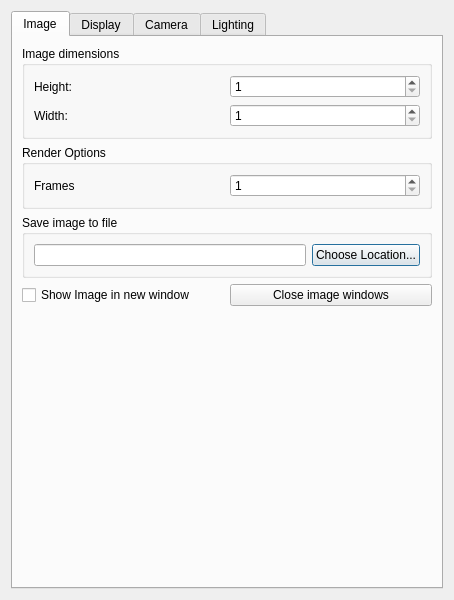
<?xml version="1.0" encoding="UTF-8"?>
<ui version="4.0">
 <class>ViewOsprayScene</class>
 <widget class="QDialog" name="ViewOsprayScene">
  <property name="geometry">
   <rect>
    <x>0</x>
    <y>0</y>
    <width>454</width>
    <height>600</height>
   </rect>
  </property>
  <property name="sizePolicy">
   <sizepolicy hsizetype="Preferred" vsizetype="Preferred">
    <horstretch>0</horstretch>
    <verstretch>0</verstretch>
   </sizepolicy>
  </property>
  <property name="minimumSize">
   <size>
    <width>454</width>
    <height>600</height>
   </size>
  </property>
  <property name="windowTitle">
   <string>ViewOsprayScene</string>
  </property>
  <layout class="QGridLayout" name="gridLayout_7">
   <item row="0" column="0">
    <widget class="QTabWidget" name="tabWidget">
     <property name="currentIndex">
      <number>0</number>
     </property>
     <widget class="QWidget" name="tab">
      <attribute name="title">
       <string>Image</string>
      </attribute>
      <layout class="QGridLayout" name="gridLayout_12">
       <item row="2" column="0">
        <widget class="QGroupBox" name="imageSaveGroupBox_">
         <property name="title">
          <string>Save image to file</string>
         </property>
         <property name="checkable">
          <bool>false</bool>
         </property>
         <layout class="QHBoxLayout" name="horizontalLayout">
          <item>
           <widget class="QLineEdit" name="fileNameLineEdit_">
            <property name="minimumSize">
             <size>
              <width>0</width>
              <height>22</height>
             </size>
            </property>
            <property name="dragEnabled">
             <bool>false</bool>
            </property>
            <property name="readOnly">
             <bool>false</bool>
            </property>
           </widget>
          </item>
          <item>
           <widget class="QPushButton" name="saveFileButton_">
            <property name="text">
             <string>Choose Location...</string>
            </property>
            <property name="checkable">
             <bool>false</bool>
            </property>
           </widget>
          </item>
         </layout>
        </widget>
       </item>
       <item row="1" column="0">
        <widget class="QGroupBox" name="groupBox_7">
         <property name="title">
          <string>Render Options</string>
         </property>
         <layout class="QGridLayout" name="gridLayout_8">
          <item row="0" column="0">
           <widget class="QLabel" name="label_18">
            <property name="text">
             <string>Frames</string>
            </property>
           </widget>
          </item>
          <item row="0" column="1">
           <widget class="QSpinBox" name="framesSpinBox_">
            <property name="minimum">
             <number>1</number>
            </property>
            <property name="maximum">
             <number>9999</number>
            </property>
           </widget>
          </item>
         </layout>
        </widget>
       </item>
       <item row="0" column="0">
        <widget class="QGroupBox" name="groupBox_6">
         <property name="title">
          <string>Image dimensions</string>
         </property>
         <layout class="QGridLayout" name="gridLayout_6">
          <item row="0" column="0">
           <widget class="QLabel" name="label">
            <property name="text">
             <string>Height:</string>
            </property>
           </widget>
          </item>
          <item row="0" column="1">
           <widget class="QSpinBox" name="imageHeightSpinBox_">
            <property name="minimum">
             <number>1</number>
            </property>
            <property name="maximum">
             <number>9999</number>
            </property>
           </widget>
          </item>
          <item row="1" column="0">
           <widget class="QLabel" name="label_2">
            <property name="text">
             <string>Width:</string>
            </property>
           </widget>
          </item>
          <item row="1" column="1">
           <widget class="QSpinBox" name="imageWidthSpinBox_">
            <property name="minimum">
             <number>1</number>
            </property>
            <property name="maximum">
             <number>9999</number>
            </property>
           </widget>
          </item>
         </layout>
        </widget>
       </item>
       <item row="8" column="0">
        <spacer name="verticalSpacer">
         <property name="orientation">
          <enum>Qt::Vertical</enum>
         </property>
         <property name="sizeHint" stdset="0">
          <size>
           <width>20</width>
           <height>40</height>
          </size>
         </property>
        </spacer>
       </item>
       <item row="3" column="0">
        <layout class="QGridLayout" name="gridLayout_13">
         <item row="0" column="0">
          <widget class="QCheckBox" name="showImageCheckBox_">
           <property name="text">
            <string>Show Image in new window</string>
           </property>
          </widget>
         </item>
         <item row="0" column="1">
          <widget class="QPushButton" name="closeImageWindowsPushButton_">
           <property name="text">
            <string>Close image windows</string>
           </property>
          </widget>
         </item>
        </layout>
       </item>
      </layout>
     </widget>
     <widget class="QWidget" name="tab_2">
      <attribute name="title">
       <string>Display</string>
      </attribute>
      <layout class="QVBoxLayout" name="verticalLayout_2">
       <item>
        <widget class="QGroupBox" name="groupBox_4">
         <property name="title">
          <string>Default Color</string>
         </property>
         <layout class="QGridLayout" name="gridLayout_4">
          <item row="0" column="0">
           <widget class="QLabel" name="label_12">
            <property name="text">
             <string>R</string>
            </property>
           </widget>
          </item>
          <item row="0" column="1">
           <widget class="QDoubleSpinBox" name="defaultColorRDoubleSpinBox_">
            <property name="maximum">
             <double>1.000000000000000</double>
            </property>
            <property name="singleStep">
             <double>0.010000000000000</double>
            </property>
           </widget>
          </item>
          <item row="1" column="0">
           <widget class="QLabel" name="label_13">
            <property name="text">
             <string>G</string>
            </property>
           </widget>
          </item>
          <item row="1" column="1">
           <widget class="QDoubleSpinBox" name="defaultColorGDoubleSpinBox_">
            <property name="maximum">
             <double>1.000000000000000</double>
            </property>
            <property name="singleStep">
             <double>0.010000000000000</double>
            </property>
           </widget>
          </item>
          <item row="2" column="0">
           <widget class="QLabel" name="label_14">
            <property name="text">
             <string>B</string>
            </property>
           </widget>
          </item>
          <item row="2" column="1">
           <widget class="QDoubleSpinBox" name="defaultColorBDoubleSpinBox_">
            <property name="maximum">
             <double>1.000000000000000</double>
            </property>
            <property name="singleStep">
             <double>0.010000000000000</double>
            </property>
           </widget>
          </item>
          <item row="3" column="1">
           <widget class="QDoubleSpinBox" name="defaultColorADoubleSpinBox_">
            <property name="maximum">
             <double>1.000000000000000</double>
            </property>
            <property name="singleStep">
             <double>0.100000000000000</double>
            </property>
            <property name="value">
             <double>1.000000000000000</double>
            </property>
           </widget>
          </item>
          <item row="3" column="0">
           <widget class="QLabel" name="label_23">
            <property name="text">
             <string>A</string>
            </property>
           </widget>
          </item>
         </layout>
        </widget>
       </item>
       <item>
        <widget class="QGroupBox" name="groupBox_5">
         <property name="title">
          <string>Background Color</string>
         </property>
         <layout class="QGridLayout" name="gridLayout_5">
          <item row="0" column="1">
           <widget class="QDoubleSpinBox" name="backgroundColorRDoubleSpinBox_">
            <property name="maximum">
             <double>1.000000000000000</double>
            </property>
            <property name="singleStep">
             <double>0.010000000000000</double>
            </property>
           </widget>
          </item>
          <item row="2" column="0">
           <widget class="QLabel" name="label_17">
            <property name="text">
             <string>B</string>
            </property>
           </widget>
          </item>
          <item row="1" column="1">
           <widget class="QDoubleSpinBox" name="backgroundColorGDoubleSpinBox_">
            <property name="maximum">
             <double>1.000000000000000</double>
            </property>
            <property name="singleStep">
             <double>0.010000000000000</double>
            </property>
           </widget>
          </item>
          <item row="2" column="1">
           <widget class="QDoubleSpinBox" name="backgroundColorBDoubleSpinBox_">
            <property name="minimum">
             <double>0.000000000000000</double>
            </property>
            <property name="maximum">
             <double>1.000000000000000</double>
            </property>
            <property name="singleStep">
             <double>0.010000000000000</double>
            </property>
            <property name="value">
             <double>0.000000000000000</double>
            </property>
           </widget>
          </item>
          <item row="1" column="0">
           <widget class="QLabel" name="label_16">
            <property name="text">
             <string>G</string>
            </property>
           </widget>
          </item>
          <item row="0" column="0">
           <widget class="QLabel" name="label_15">
            <property name="text">
             <string>R</string>
            </property>
           </widget>
          </item>
         </layout>
        </widget>
       </item>
       <item>
        <widget class="QGroupBox" name="groupBox_2">
         <property name="title">
          <string>Streamlines</string>
         </property>
         <layout class="QGridLayout" name="gridLayout_14">
          <item row="0" column="0">
           <widget class="QLabel" name="label_24">
            <property name="text">
             <string>Radius</string>
            </property>
           </widget>
          </item>
          <item row="0" column="1">
           <widget class="QDoubleSpinBox" name="streamlineRadiusDoubleSpinBox_">
            <property name="decimals">
             <number>4</number>
            </property>
            <property name="singleStep">
             <double>0.010000000000000</double>
            </property>
           </widget>
          </item>
         </layout>
        </widget>
       </item>
       <item>
        <spacer name="verticalSpacer_2">
         <property name="orientation">
          <enum>Qt::Vertical</enum>
         </property>
         <property name="sizeHint" stdset="0">
          <size>
           <width>20</width>
           <height>40</height>
          </size>
         </property>
        </spacer>
       </item>
      </layout>
     </widget>
     <widget class="QWidget" name="tab_3">
      <attribute name="title">
       <string>Camera</string>
      </attribute>
      <layout class="QVBoxLayout" name="verticalLayout_3">
       <item>
        <widget class="QGroupBox" name="groupBox">
         <property name="title">
          <string>Camera Position</string>
         </property>
         <layout class="QGridLayout" name="gridLayout">
          <item row="0" column="0">
           <widget class="QLabel" name="label_3">
            <property name="text">
             <string>X</string>
            </property>
           </widget>
          </item>
          <item row="0" column="1">
           <widget class="QDoubleSpinBox" name="cameraPositionXDoubleSpinBox_">
            <property name="decimals">
             <number>5</number>
            </property>
            <property name="minimum">
             <double>-99999.000000000000000</double>
            </property>
            <property name="maximum">
             <double>99999.000000000000000</double>
            </property>
           </widget>
          </item>
          <item row="1" column="0">
           <widget class="QLabel" name="label_4">
            <property name="text">
             <string>Y</string>
            </property>
           </widget>
          </item>
          <item row="1" column="1">
           <widget class="QDoubleSpinBox" name="cameraPositionYDoubleSpinBox_">
            <property name="decimals">
             <number>5</number>
            </property>
            <property name="minimum">
             <double>-99999.000000000000000</double>
            </property>
            <property name="maximum">
             <double>99999.000000000000000</double>
            </property>
           </widget>
          </item>
          <item row="2" column="0">
           <widget class="QLabel" name="label_5">
            <property name="text">
             <string>Z</string>
            </property>
           </widget>
          </item>
          <item row="2" column="1">
           <widget class="QDoubleSpinBox" name="cameraPositionZDoubleSpinBox_">
            <property name="decimals">
             <number>5</number>
            </property>
            <property name="minimum">
             <double>-99999.000000000000000</double>
            </property>
            <property name="maximum">
             <double>99999.000000000000000</double>
            </property>
           </widget>
          </item>
         </layout>
        </widget>
       </item>
       <item>
        <widget class="QGroupBox" name="groupBox_11">
         <property name="title">
          <string>Camera View</string>
         </property>
         <layout class="QVBoxLayout" name="verticalLayout_5">
          <item>
           <widget class="QCheckBox" name="automaticViewCheckBox_">
            <property name="text">
             <string>Automatic</string>
            </property>
           </widget>
          </item>
          <item>
           <widget class="QGroupBox" name="autoZoomGroupBox_">
            <property name="title">
             <string>Zoom along camera view</string>
            </property>
            <layout class="QHBoxLayout" name="horizontalLayout_2">
             <item>
              <widget class="QSlider" name="zoomHorizontalSlider_">
               <property name="maximum">
                <number>10</number>
               </property>
               <property name="value">
                <number>5</number>
               </property>
               <property name="orientation">
                <enum>Qt::Horizontal</enum>
               </property>
               <property name="invertedAppearance">
                <bool>false</bool>
               </property>
               <property name="invertedControls">
                <bool>false</bool>
               </property>
               <property name="tickPosition">
                <enum>QSlider::TicksBelow</enum>
               </property>
               <property name="tickInterval">
                <number>1</number>
               </property>
              </widget>
             </item>
            </layout>
           </widget>
          </item>
          <item>
           <widget class="QGroupBox" name="manualViewGroupBox_">
            <property name="title">
             <string>Manual: main view camera direction</string>
            </property>
            <property name="checkable">
             <bool>false</bool>
            </property>
            <layout class="QGridLayout" name="gridLayout_3">
             <item row="1" column="0">
              <widget class="QLabel" name="label_9">
               <property name="text">
                <string>X</string>
               </property>
              </widget>
             </item>
             <item row="1" column="1">
              <widget class="QDoubleSpinBox" name="cameraViewXDoubleSpinBox_">
               <property name="decimals">
                <number>5</number>
               </property>
               <property name="minimum">
                <double>-99999.000000000000000</double>
               </property>
               <property name="maximum">
                <double>99999.000000000000000</double>
               </property>
              </widget>
             </item>
             <item row="2" column="0">
              <widget class="QLabel" name="label_10">
               <property name="text">
                <string>Y</string>
               </property>
              </widget>
             </item>
             <item row="2" column="1">
              <widget class="QDoubleSpinBox" name="cameraViewYDoubleSpinBox_">
               <property name="decimals">
                <number>5</number>
               </property>
               <property name="minimum">
                <double>-99999.000000000000000</double>
               </property>
               <property name="maximum">
                <double>99999.000000000000000</double>
               </property>
              </widget>
             </item>
             <item row="3" column="0">
              <widget class="QLabel" name="label_11">
               <property name="text">
                <string>Z</string>
               </property>
              </widget>
             </item>
             <item row="3" column="1">
              <widget class="QDoubleSpinBox" name="cameraViewZDoubleSpinBox_">
               <property name="decimals">
                <number>5</number>
               </property>
               <property name="minimum">
                <double>-99999.000000000000000</double>
               </property>
               <property name="maximum">
                <double>99999.000000000000000</double>
               </property>
              </widget>
             </item>
            </layout>
           </widget>
          </item>
          <item>
           <widget class="QGroupBox" name="manualUpGroupBox_">
            <property name="title">
             <string>Manual: camera up direction</string>
            </property>
            <layout class="QGridLayout" name="gridLayout_2">
             <item row="0" column="1">
              <widget class="QDoubleSpinBox" name="cameraUpXDoubleSpinBox_">
               <property name="decimals">
                <number>5</number>
               </property>
               <property name="minimum">
                <double>-99999.000000000000000</double>
               </property>
               <property name="maximum">
                <double>99999.000000000000000</double>
               </property>
              </widget>
             </item>
             <item row="0" column="0">
              <widget class="QLabel" name="label_6">
               <property name="text">
                <string>X</string>
               </property>
              </widget>
             </item>
             <item row="1" column="0">
              <widget class="QLabel" name="label_7">
               <property name="text">
                <string>Y</string>
               </property>
              </widget>
             </item>
             <item row="2" column="1">
              <widget class="QDoubleSpinBox" name="cameraUpZDoubleSpinBox_">
               <property name="decimals">
                <number>5</number>
               </property>
               <property name="minimum">
                <double>-99999.000000000000000</double>
               </property>
               <property name="maximum">
                <double>99999.000000000000000</double>
               </property>
              </widget>
             </item>
             <item row="1" column="1">
              <widget class="QDoubleSpinBox" name="cameraUpYDoubleSpinBox_">
               <property name="decimals">
                <number>5</number>
               </property>
               <property name="minimum">
                <double>-99999.000000000000000</double>
               </property>
               <property name="maximum">
                <double>99999.000000000000000</double>
               </property>
              </widget>
             </item>
             <item row="2" column="0">
              <widget class="QLabel" name="label_8">
               <property name="text">
                <string>Z</string>
               </property>
              </widget>
             </item>
            </layout>
           </widget>
          </item>
         </layout>
        </widget>
       </item>
       <item>
        <spacer name="verticalSpacer_3">
         <property name="orientation">
          <enum>Qt::Vertical</enum>
         </property>
         <property name="sizeHint" stdset="0">
          <size>
           <width>20</width>
           <height>40</height>
          </size>
         </property>
        </spacer>
       </item>
      </layout>
     </widget>
     <widget class="QWidget" name="tab_4">
      <attribute name="title">
       <string>Lighting</string>
      </attribute>
      <layout class="QVBoxLayout" name="verticalLayout_4">
       <item>
        <widget class="QGroupBox" name="groupBox_8">
         <property name="title">
          <string>Type</string>
         </property>
         <layout class="QGridLayout" name="gridLayout_11">
          <item row="0" column="0">
           <widget class="QComboBox" name="lightTypeComboBox_">
            <property name="enabled">
             <bool>true</bool>
            </property>
            <property name="minimumSize">
             <size>
              <width>0</width>
              <height>30</height>
             </size>
            </property>
            <item>
             <property name="text">
              <string>ambient</string>
             </property>
            </item>
            <item>
             <property name="text">
              <string>spot</string>
             </property>
            </item>
            <item>
             <property name="text">
              <string>quad</string>
             </property>
            </item>
            <item>
             <property name="text">
              <string>distant</string>
             </property>
            </item>
            <item>
             <property name="text">
              <string>sphere</string>
             </property>
            </item>
           </widget>
          </item>
          <item row="1" column="0">
           <spacer name="verticalSpacer_5">
            <property name="orientation">
             <enum>Qt::Vertical</enum>
            </property>
            <property name="sizeHint" stdset="0">
             <size>
              <width>20</width>
              <height>40</height>
             </size>
            </property>
           </spacer>
          </item>
         </layout>
        </widget>
       </item>
       <item>
        <widget class="QGroupBox" name="groupBox_9">
         <property name="title">
          <string>Parameters</string>
         </property>
         <layout class="QGridLayout" name="gridLayout_10">
          <item row="0" column="0">
           <widget class="QGroupBox" name="groupBox_10">
            <property name="title">
             <string>Color</string>
            </property>
            <layout class="QGridLayout" name="gridLayout_9">
             <item row="2" column="0">
              <widget class="QLabel" name="label_21">
               <property name="text">
                <string>B</string>
               </property>
              </widget>
             </item>
             <item row="0" column="1">
              <widget class="QDoubleSpinBox" name="lightColorRDoubleSpinBox_">
               <property name="maximum">
                <double>1.000000000000000</double>
               </property>
               <property name="singleStep">
                <double>0.010000000000000</double>
               </property>
              </widget>
             </item>
             <item row="0" column="0">
              <widget class="QLabel" name="label_19">
               <property name="text">
                <string>R</string>
               </property>
              </widget>
             </item>
             <item row="2" column="1">
              <widget class="QDoubleSpinBox" name="lightColorBDoubleSpinBox_">
               <property name="maximum">
                <double>1.000000000000000</double>
               </property>
               <property name="singleStep">
                <double>0.010000000000000</double>
               </property>
              </widget>
             </item>
             <item row="1" column="0">
              <widget class="QLabel" name="label_20">
               <property name="text">
                <string>G</string>
               </property>
              </widget>
             </item>
             <item row="1" column="1">
              <widget class="QDoubleSpinBox" name="lightColorGDoubleSpinBox_">
               <property name="maximum">
                <double>1.000000000000000</double>
               </property>
               <property name="singleStep">
                <double>0.010000000000000</double>
               </property>
              </widget>
             </item>
             <item row="3" column="0">
              <widget class="QLabel" name="label_22">
               <property name="text">
                <string>Intensity</string>
               </property>
              </widget>
             </item>
             <item row="3" column="1">
              <widget class="QDoubleSpinBox" name="lightIntensityDoubleSpinBox_">
               <property name="maximum">
                <double>999999.000000000000000</double>
               </property>
              </widget>
             </item>
            </layout>
           </widget>
          </item>
          <item row="2" column="0">
           <widget class="QCheckBox" name="lightVisibleCheckBox_">
            <property name="text">
             <string>Visible</string>
            </property>
           </widget>
          </item>
         </layout>
        </widget>
       </item>
       <item>
        <spacer name="verticalSpacer_4">
         <property name="orientation">
          <enum>Qt::Vertical</enum>
         </property>
         <property name="sizeHint" stdset="0">
          <size>
           <width>20</width>
           <height>40</height>
          </size>
         </property>
        </spacer>
       </item>
      </layout>
     </widget>
    </widget>
   </item>
  </layout>
 </widget>
 <resources/>
 <connections/>
</ui>
